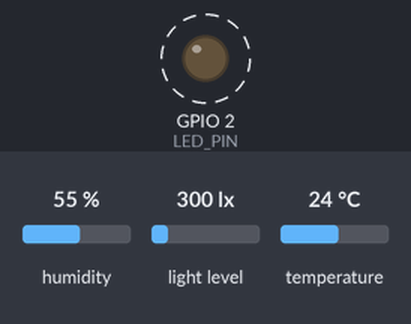
Bench run of a program on a simulated ESP32. On the bench: output pins drawn as LEDs (lit = HIGH). Dashed ring = blinking. The inputs (shaded band) are chosen by the test bench; at power-on: humidity 55 %, light level 300 lx, temperature 24 °C. What the program prints to the serial monitor is not drawn.

Above: at 0.5 s.
Timing chart, 0 to 4.6 s (numbered marks = the images above):
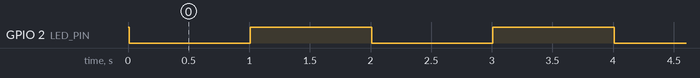

The program:

main.cpp
```cpp
#include <Arduino.h>
#include <freertos/FreeRTOS.h>
#include <freertos/task.h>
#include <Wire.h>
#include <WiFi.h>
#include "esp_wifi.h"
#include "DHT20.h"
#include "SHT31.h"
#include "esp_now.h"
#include "BH1750.h"
#include "esp_wifi.h"

// DHT dht(DHTPIN, DHTTYPE);
DHT20 dht20;
SHT31 sht(0x44, &Wire);
BH1750 lightSensor(0x23);

#define LED_PIN 2

const uint8_t PMK_KEY_STR[16] = { 't','h','e','I','o','T','P','r','o','j','e','c','t','P','M','K' };
const uint8_t LMK_KEY_STR[16] = { 't','h','e','I','o','T','P','r','o','j','e','c','t','L','M','K' };

uint8_t receiverAddress[6] = {0xF0, 0x9E, 0x9E, 0x21, 0x99, 0xB8};

typedef struct struct_message {
    int counter;
    char mqtt_token[50] = "k1iq6voc5ys3w2gatfit";
    float temperature;
    float humidity;
    float light_level;
} struct_message;

struct_message myData;

typedef struct ack_message {
    int counter = -1;
} ack_message;

ack_message ackData;

// Counter variable to keep track of number of sent packets
int counter = 0;
esp_now_peer_info_t peerInfo;

void printMAC(const uint8_t * mac_addr){
  char macStr[18];
  snprintf(macStr, sizeof(macStr), "%02x:%02x:%02x:%02x:%02x:%02x",
           mac_addr[0], mac_addr[1], mac_addr[2], mac_addr[3], mac_addr[4], mac_addr[5]);
  Serial.println(macStr);
}

void OnDataSent(const uint8_t *mac_addr, esp_now_send_status_t status) {
  Serial.print("\r\nLast Packet Send Status:\t");
  Serial.println(status == ESP_NOW_SEND_SUCCESS ? "Delivery Success" : "Delivery Fail");
  if (status == ESP_NOW_SEND_SUCCESS) {
    ackData.counter = myData.counter; // Update ackData with the current counter
  }
}

void init_ESPNOW() {
  WiFi.mode(WIFI_STA);
  esp_wifi_set_channel(11, WIFI_SECOND_CHAN_NONE);
  if (esp_now_init() != ESP_OK) {
    Serial.println("There was an error initializing ESP-NOW");
    return;
  }

  esp_err_t ret =  esp_now_set_pmk(PMK_KEY_STR);
  if (ret != ESP_OK) {
    Serial.println("Failed to set PMK key");
    Serial.print("Error code: ");
    Serial.println(ret);
  } else {
    Serial.println("PMK key set successfully");
  }
  esp_now_register_send_cb(OnDataSent);
  memset(&peerInfo, 0, sizeof(peerInfo)); // Clear peerInfo structure

  memcpy(peerInfo.peer_addr, receiverAddress, 6);
  peerInfo.channel = 0;
  memcpy(peerInfo.lmk, LMK_KEY_STR, 16); // Set local master key
  // Set encryption to true
  peerInfo.encrypt = true;
  peerInfo.ifidx = WIFI_IF_STA;

  // Add receiver as peer
  esp_err_t result = esp_now_add_peer(&peerInfo);
  if (result != ESP_OK) {
    Serial.print("Failed to add peer. Error code: ");
    Serial.println(result);
  }
}

void readMacAddress(){
  uint8_t baseMac[6];
  esp_err_t ret = esp_wifi_get_mac(WIFI_IF_STA, baseMac);
  if (ret == ESP_OK) {
    Serial.printf("%02x:%02x:%02x:%02x:%02x:%02x\n",
                  baseMac[0], baseMac[1], baseMac[2],
                  baseMac[3], baseMac[4], baseMac[5]);
  } else {
    Serial.println("Failed to read MAC address");
  }
}

void toggle_led(void *pvParameters){
  while(1){
    if (digitalRead(LED_PIN) == HIGH){
      digitalWrite(LED_PIN, LOW);
    } else {
      digitalWrite(LED_PIN, HIGH);
    }
    Serial.println("LED is toggled");
    vTaskDelay(1000);
  }
}

void read_dht20(void *pvParameters){
  while(1){
    dht20.read();
    float temperature = dht20.getTemperature();
    float humidity = dht20.getHumidity();
    if(isnan(temperature) || isnan(humidity)){
      Serial.println("Failed to read from DHT sensor!");
    }
    else{
      Serial.printf("Temperature: %f\n", temperature);
      Serial.printf("Humidity: %f\n", humidity);
    }

    vTaskDelay(6000);
  }
}

void sensor_setup(){
    Wire.begin(GPIO_NUM_21, GPIO_NUM_22);
    dht20.begin();
    lightSensor.begin();
    Wire.setClock(100000);
    uint16_t stat = sht.readStatus();
    Serial.print(stat, HEX);
    Serial.println();

}

void read_sht30(void *pvParameters){
  while (1){
    sht.read();
    Serial.print("Temperature:");
    Serial.print(sht.getTemperature(), 1);
    Serial.print("\t");
    Serial.print("Humidity:");
    Serial.println(sht.getHumidity(), 1);
    vTaskDelay(1000);
  }
}

void ESP_NOW_task(void *pvParameters) {
  while(1){
    dht20.read();
    myData.counter = counter++;
    myData.temperature = dht20.getTemperature();
    myData.humidity = dht20.getHumidity();
    myData.light_level = lightSensor.readLightLevel();
    if(isnan(myData.temperature) || isnan(myData.humidity) || isnan(myData.light_level)){
      Serial.println("Failed to read from DHT sensor!");
    }
    else{
      Serial.printf("Temperature: %f\n", myData.temperature);
      Serial.printf("Humidity: %f\n", myData.humidity);
      Serial.printf("Light Level: %f\n", myData.light_level);
    }

    // Send message via ESP-NOW
    // Wait for acknowledgment
    while(myData.counter != ackData.counter) {
      esp_err_t result = esp_now_send(receiverAddress, (uint8_t *) &myData, sizeof(myData));
      if (result == ESP_OK) {
        Serial.println("Sent with success");
      }
      else {
        Serial.println("Error sending the data");
        Serial.print("Error code: ");
        Serial.println(result);
      }
      vTaskDelay(100);
    }
    vTaskDelay(5000); // Delay for a second before sending the next message
  }
}

void setup() {
  // put your setup code here, to run once:
  pinMode(LED_PIN, OUTPUT);
  digitalWrite(LED_PIN, HIGH);
  Serial.begin(115200);
  readMacAddress();
  sensor_setup();
  init_ESPNOW();

  xTaskCreate(ESP_NOW_task, "ESP_NOW_task", 8192, NULL, 2, NULL);
  // xTaskCreate(read_dht20, "read_sensor", 8192, NULL, 2, NULL);
  xTaskCreate(toggle_led, "toggle_led", 2048, NULL, 1, NULL);
}

void loop() {
}
```

Measured:
- by itself, GPIO 2 (LED_PIN): alternates HIGH for 1.0 s and LOW for 1.0 s
